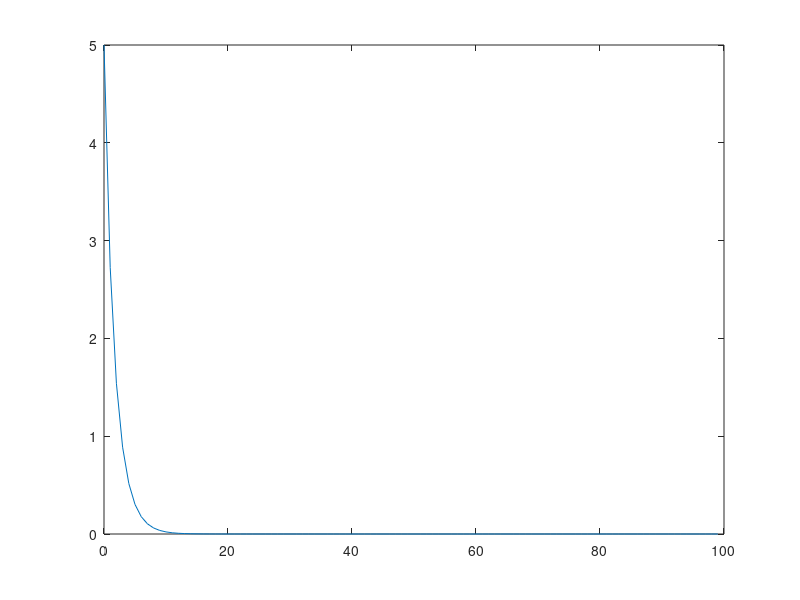

The MATLAB script that drew this image:
Num_dias = 100;
Vol_inicial = 5;
h=1;
u = zeros(1, Num_dias)+0.5;
Vol = zeros(1, Num_dias);

a = 0.09;
Kt = 10;
b = 1;

Vol(1) = Vol_inicial;
for k = 1:length(Vol)-1
   Vol(k+1) = Vol(k) + h*(a*Vol(k)*(1-Vol(k)/Kt) - b*u(k)*Vol(k));
end
plot(0:length(Vol)-1, Vol)

% para testar tudo
% for n = 1:10
%     figure(n)
%     % cond. ini.: 
%     V(1) = n; %?
%     for u = 0:0.01:1
%         for k = 1:length(V)-1
%             V(k+1) = V(k) + h*(a*V(k)*(1-V(k)/Kt) - b*u*V(k));
%         end
%         plot(1:length(V), V)
%         hold on
% 
%     end
% end
